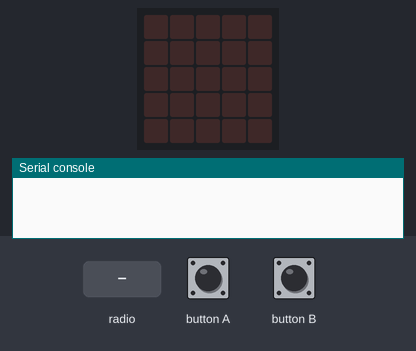
Recording of a program running on a simulated BBC micro:bit (MakeCode). Parts: the board's 5×5 LED display, the last lines printed to the serial console. Inputs (shaded band) come from the test bench. No radio messages arrive unless stated (any console line starting 'radio sent:' is added by the test bench).

Above: at 1.2 s.
1.3 s: button A pressed for 0.15 s
At 2.4 s:
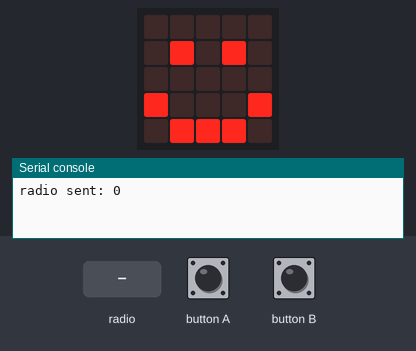
2.9 s: button B pressed for 0.15 s
At 3.6 s:
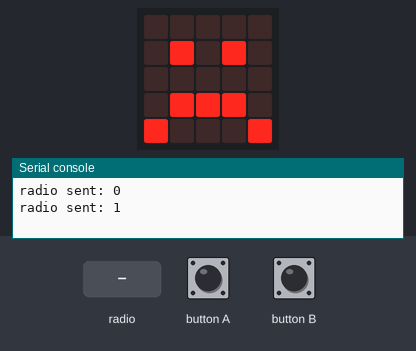
4.5 s: radio message "0" arrives
At 5.3 s:
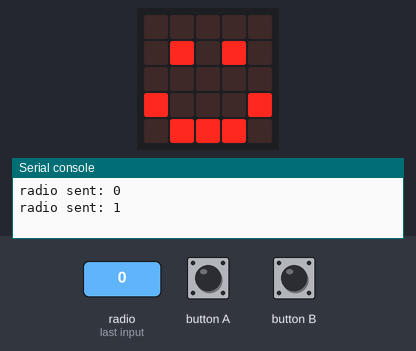
6.0 s: radio message "1" arrives
At 6.5 s:
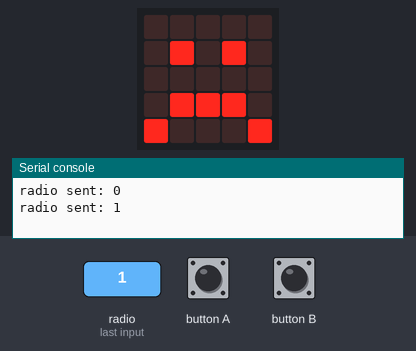
Timing chart, 0 to 8.5 s (numbered marks = the images above; inputs shaded):
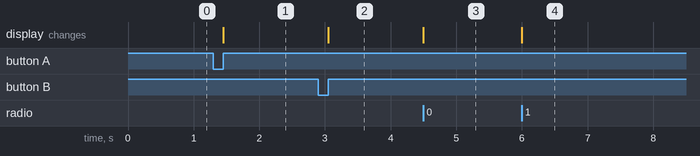

The program:

main.ts
```typescript
radio.onReceivedNumber(function (receivedNumber) {
    if (receivedNumber == 0) {
        basic.showIcon(IconNames.Happy)
    }
    if (receivedNumber == 1) {
        basic.showIcon(IconNames.Sad)
    }
})
input.onButtonPressed(Button.A, function () {
    radio.sendNumber(0)
    basic.showIcon(IconNames.Happy)
})
input.onButtonPressed(Button.B, function () {
    radio.sendNumber(1)
    basic.showIcon(IconNames.Sad)
})
radio.setGroup(1)
```

test.ts
```typescript
// aquí va el archivo "tests"; esto no se compilará cuando este paquete se utilice como una extensión.
```

Measured:
- after the input at 1.3 s, the display: changes after 0.15 s (image 1)
- after the input at 2.9 s, the display: changes after 0.15 s (image 2)
- after the input at 4.5 s, the display: changes at once (image 3)
- after the input at 6.0 s, the display: changes at once (image 4)
